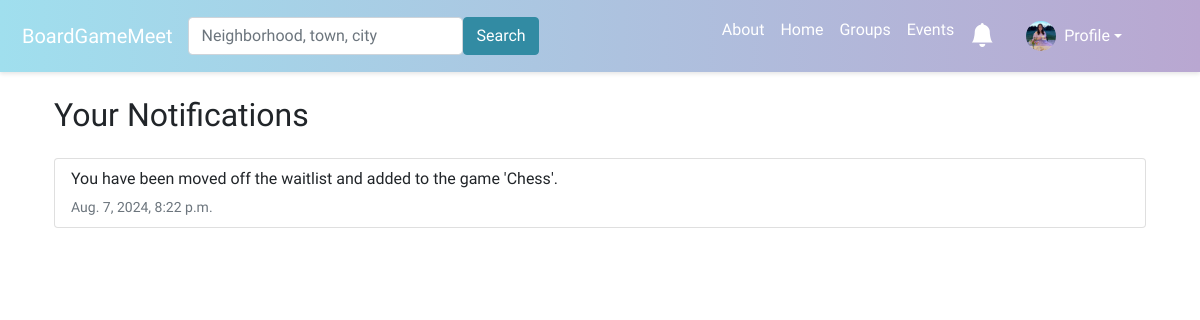
The app's page /notifications/ (signed in) with its own data.
### boardgame/models.py (models this page shows, shortened)
class UserProfile(models.Model):
    user = models.OneToOneField(User, on_delete=models.CASCADE)
    bio = models.TextField(blank=True)
    favorite_games = models.TextField(blank=True)
    picture = models.ImageField(upload_to='profile_images', blank=True)
    categories = models.ManyToManyField(Category, related_name='profile', blank=True)
    tags = models.ManyToManyField(Tag, related_name='profile', blank=True)
    city = models.CharField(max_length=255, blank=True)
    state = models.CharField(max_length=255, blank=True)
    country = models.CharField(max_length=255, blank=True)
    latitude = models.FloatField(null=True, blank=True)
    longitude = models.FloatField(null=True, blank=True)

class Notification(models.Model):
    read = models.BooleanField(default=False)
    message = models.TextField()
    timestamp = models.DateTimeField(auto_now_add=True)
    user = models.ForeignKey(User, on_delete=models.CASCADE)

### boardgame/views.py (the view)
# urls.py: path('notifications/', views.notifications, name='notifications'),
def notifications(request):
    notifications = Notification.objects.filter(user=request.user).order_by('-timestamp')
    if request.method == 'POST':
        notification_id = request.POST.get('notification_id')
        notification = Notification.objects.get(id=notification_id, user=request.user)
        notification.read = True
        notification.save()
        return redirect('notifications')  # Redirect to refresh notifications list
    context = {
        'notifications': notifications
    }
    return render(request, 'boardgame/notifications.html', context)

### boardgame/templatetags/custom_filters.py (called while the page is built)
@register.simple_tag
def unread_notifications_count(user):
    if user.is_authenticated:
        return Notification.objects.filter(user=user, read=False).count()
    return 0

### boardgame/templates/boardgame/notifications.html (shortened to what this page needs)
{% extends 'boardgame/base.html' %}
{% load static %}
{% block content %}
<div class="container mt-4">
    <h2 class="mb-4">Your Notifications</h2>
    <ul class="list-group">
        {% for notification in notifications %}
            <li class="list-group-item d-flex justify-content-between align-items-center">
                <div>
                    <p class="mb-1">{{ notification.message }}</p>
                    <small class="text-muted">{{ notification.timestamp }}</small>
                </div>
            </li>
        {% empty %}
            <li class="list-group-item">
                <p class="text-center mb-0">You have no notifications.</p>
            </li>
        {% endfor %}
    </ul>
</div>
{% endblock %}

### boardgame/templates/boardgame/navbar.html (shortened to what this page needs)
{% load static %}
{% load custom_filters %}
<nav class="navbar navbar-expand-lg navbar-dark" style="background: linear-gradient(to right, #a0dfee, #b9a7d1); box-shadow: 0 2px 4px rgba(0, 0, 0, 0.1); padding: 10px;">
  <div class="container-fluid">
    <a class="navbar-brand" href="{% url 'home' %}">BoardGameMeet</a>
    <div class="collapse navbar-collapse" id="navbarSupportedContent">
      <form class="d-flex me-auto mb-2 mb-lg-0" method="POST" action="{% url 'search' %}">
        <input class="form-control custom-search-bar" type="search" placeholder="Neighborhood, town, city" aria-label="Search" name="searched">
        <button class="btn" type="submit" style="background-color: #328ba3; border-color: #328ba3; color: #ffffff;">Search</button>
      </form>
      <ul class="navbar-nav me-5 mb-2 mb-lg-0">
        <li class="nav-item">
          <a class="nav-link" href="{% url 'about' %}" style="color: white;">About</a>
        </li>
        <li class="nav-item">
          <a class="nav-link" href="{% url 'home' %}" style="color: white;">Home</a>
        </li>
        <li class="nav-item">
          <a class="nav-link" href="{% url 'groups' %}" style="color: white;">Groups</a>
        </li>
        <li class="nav-item">
          <a class="nav-link" href="{% url 'events' %}" style="color: white;">Events</a>
        </li>
        {% if user.is_authenticated %}
        <li class="nav-item">
          <a class="nav-link position-relative" href="{% url 'notifications' %}" style="color: white;">
            <i class="bi bi-bell-fill" style="font-size: 1.5rem; padding-right: 1rem; position: relative;"></i>
          </a>
        </li>
        <li class="nav-item dropdown d-flex align-items-center">
          <a class="nav-link dropdown-toggle d-flex align-items-center" href="#" id="navbarDropdown" role="button" data-bs-toggle="dropdown" aria-expanded="false" style="color: white;">
            <img src="{% if request.user.userprofile.picture %}{{ request.user.userprofile.picture.url }}{% else %}{% static 'boardgame/images/default_profile.jpg' %}{% endif %}" class="rounded-circle me-2" style="width: 30px; height: 30px; object-fit: cover;">
            Profile
          </a>
        </li>
        {% endif %}
      </ul>
    </div>
  </div>
</nav>

### boardgame/static/boardgame/style.css (style rules this page uses)
.container { max-width: 1200px; margin: auto; }
.navbar .form-control.custom-search-bar { width: 275px; }

### boardgame/templates/boardgame/base.html (style rules this page uses)
body { font-family: 'Varela Round', sans-serif; }
.navbar-nav li { list-style: none !important; font-size: 1rem; }

### records on screen
Notification: message "You have been moved off the waitlist and added to the game 'Chess'.", timestamp "Aug. 7, 2024, 8:22 p.m."
